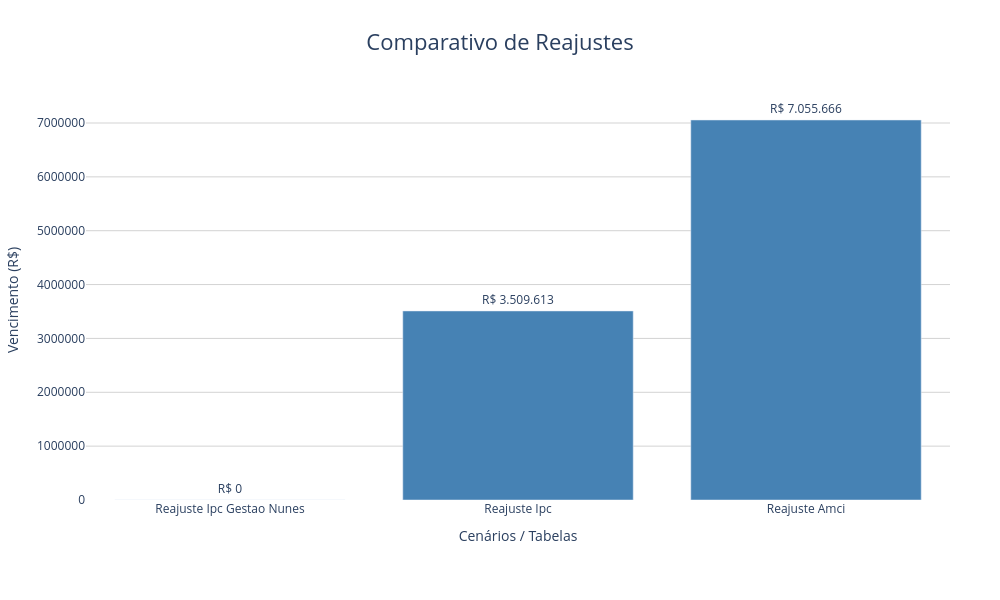

The notebook cell this image was saved under:
### Code cell
gerar_grafico_simples_ordenado(impacto, col_valor='Impacto orçamentário anualizado')

### Figure 1 — Plotly figure (JSON) as saved in the notebook; plotly's stock layout.template omitted (floating-point values rounded to 4 significant figures)
{"data": [{"marker": {"color": ["steelblue", "steelblue", "steelblue"]}, "text": ["R$ 0", "R$ 3.509.613", "R$ 7.055.666"], "textposition": "outside", "type": "bar", "x": ["Reajuste Ipc Gestao Nunes", "Reajuste Ipc", "Reajuste Amci"], "y": [0.0, 3510000.0, 7056000.0]}], "layout": {"height": 600, "margin": {"b": 100, "l": 50, "r": 50, "t": 100}, "plot_bgcolor": "white", "separators": ",.", "title": {"font": {"size": 22}, "text": "Comparativo de Reajustes", "x": 0.5}, "width": 1000, "xaxis": {"tickangle": 0, "title": {"text": "Cenários / Tabelas"}}, "yaxis": {"gridcolor": "lightgrey", "showgrid": true, "tickformat": ",0f", "title": {"text": "Vencimento (R$)"}}}}
